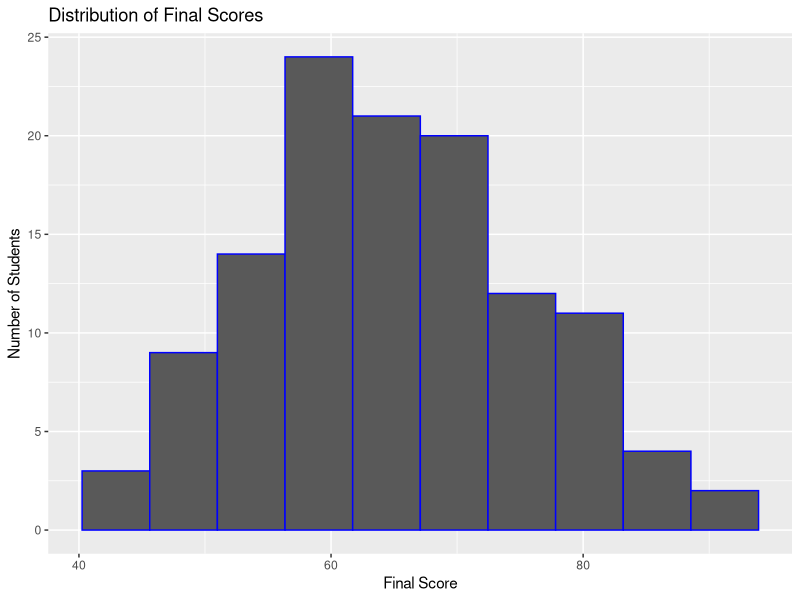
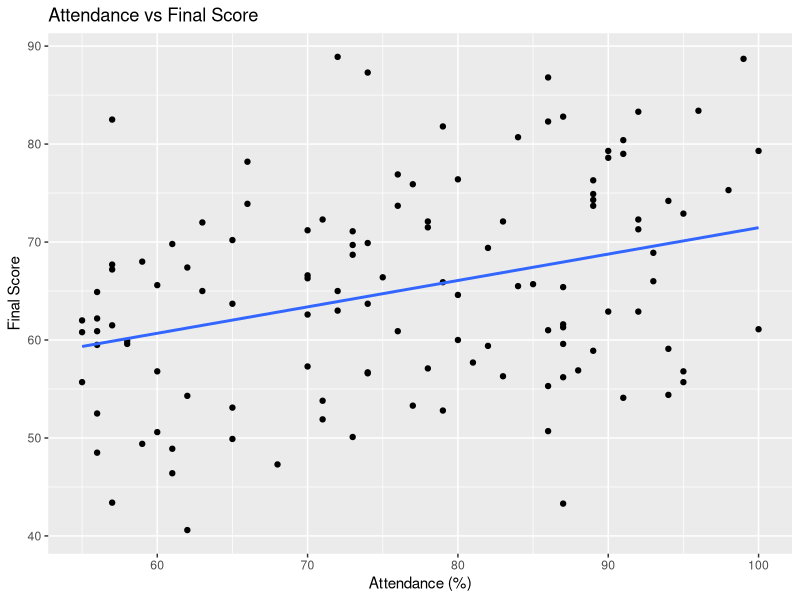
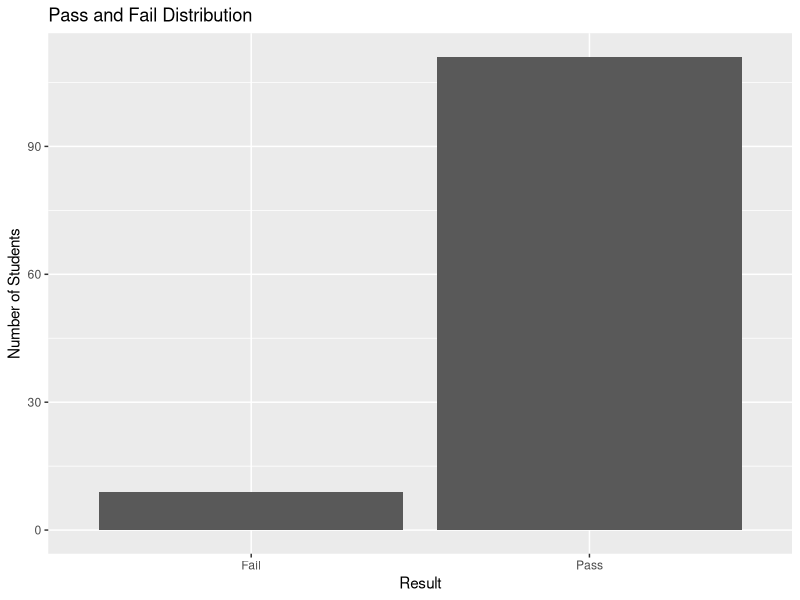
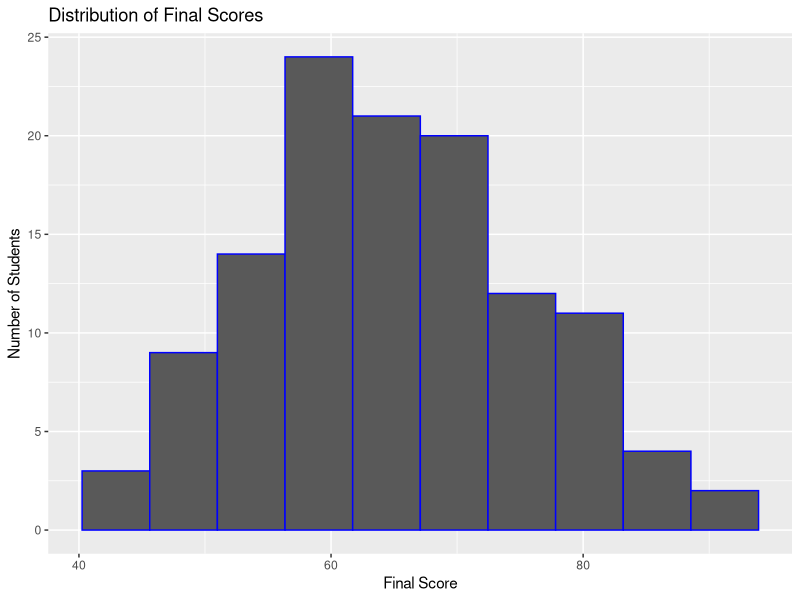
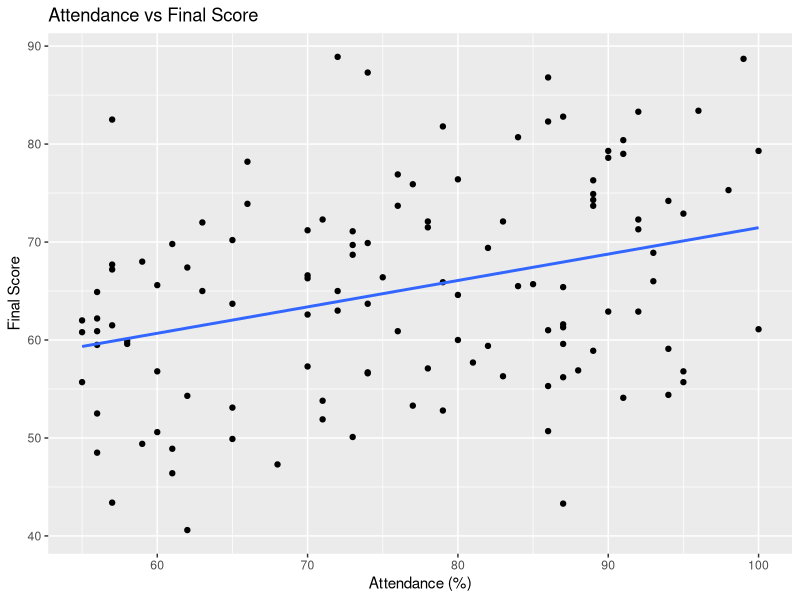
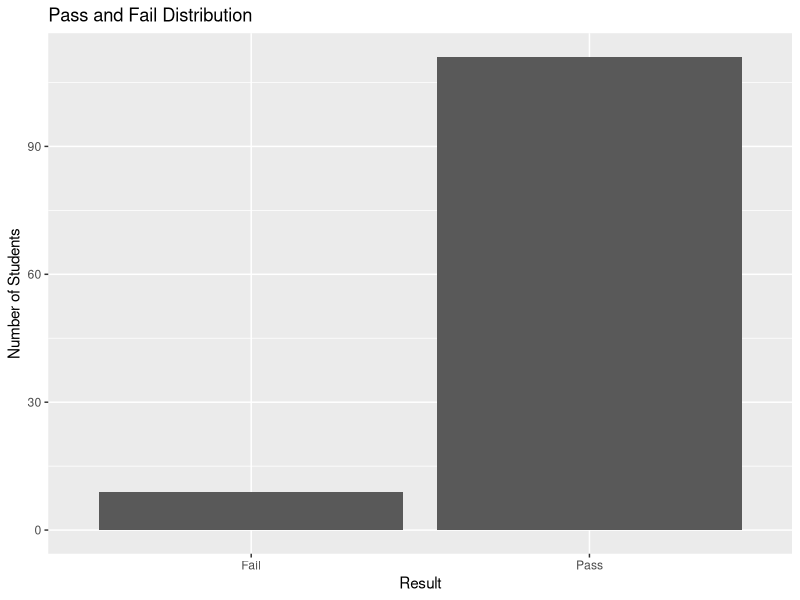

The R script that drew these images, in order:
# 04_visualization.R

library(readr)
library(dplyr)
library(ggplot2)

students <- read_csv("results/students_clean.csv")

p1 <- ggplot(students, aes(x = Final_Score)) +
  geom_histogram(bins = 10, color = "blue") +
  labs(title = "Distribution of Final Scores",
       x = "Final Score",
       y = "Number of Students")

print(p1)
ggsave("results/final_score_histogram.png", p1, width = 7, height = 5)

p2 <- ggplot(students, aes(x = Attendance, y = Final_Score)) +
  geom_point() +
  geom_smooth(method = "lm", se = FALSE) +
  labs(title = "Attendance vs Final Score",
       x = "Attendance (%)",
       y = "Final Score")

print(p2)
ggsave("results/attendance_vs_score.png", p2, width = 7, height = 5)

result_count <- students %>% count(Result)

p3 <- ggplot(result_count, aes(x = Result, y = n)) +
  geom_col() +
  labs(title = "Pass and Fail Distribution",
       x = "Result",
       y = "Number of Students")

print(p3)
ggsave("results/pass_fail_bar.png", p3, width = 7, height = 5)
